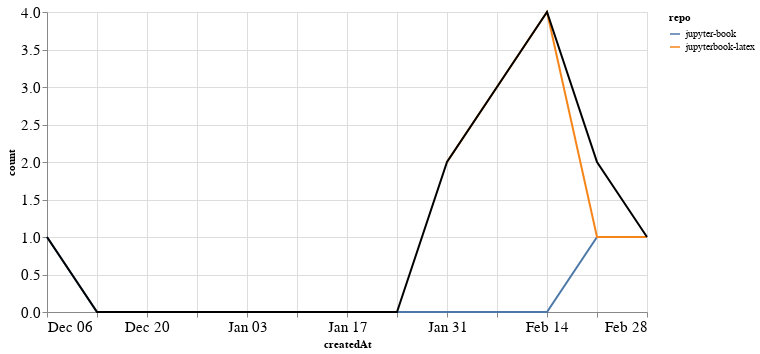

The notebook cell saved with this chart:
### Markdown cell above
### PRs

### Code cell
prs_time = prs.groupby('repo').resample('W', on='createdAt').count()['author'].reset_index()
prs_time = prs_time.rename(columns={'author': 'count'})
prs_time_total = prs_time.groupby('createdAt').agg({"count": "sum"}).reset_index()

ch1 = alt.Chart(prs_time, width=600).mark_line().encode(
    x='createdAt',
    y='count',
    color='repo',
    tooltip="repo"
)

ch2 = alt.Chart(prs_time_total, width=600).mark_line(color="black").encode(
    x='createdAt',
    y='count',
)

ch1 + ch2

### Figure 1 — Vega-Lite specification as saved in the notebook (floating-point values rounded to 4 significant figures)
{"config": {"axisLeft": {"labelFontSize": 15}, "axisBottom": {"labelFontSize": 15}}, "layer": [{"data": {"name": "data-e7f11b224d07b836de4c8c9bb6dccec2"}, "mark": "line", "encoding": {"color": {"type": "nominal", "field": "repo"}, "tooltip": {"type": "nominal", "field": "repo"}, "x": {"type": "temporal", "field": "createdAt"}, "y": {"type": "quantitative", "field": "count"}}, "width": 600}, {"data": {"name": "data-583220487129c44f5742854f49da6653"}, "mark": {"type": "line", "color": "black"}, "encoding": {"x": {"type": "temporal", "field": "createdAt"}, "y": {"type": "quantitative", "field": "count"}}, "width": 600}], "$schema": "https://vega.github.io/schema/vega-lite/v4.8.1.json", "datasets": {"data-e7f11b224d07b836de4c8c9bb6dccec2": [{"repo": "jupyter-book", "createdAt": "2020-12-06T00:00:00", "count": 1}, {"repo": "jupyter-book", "createdAt": "2020-12-13T00:00:00", "count": 0}, {"repo": "jupyter-book", "createdAt": "2020-12-20T00:00:00", "count": 0}, {"repo": "jupyter-book", "createdAt": "2020-12-27T00:00:00", "count": 0}, {"repo": "jupyter-book", "createdAt": "2021-01-03T00:00:00", "count": 0}, {"repo": "jupyter-book", "createdAt": "2021-01-10T00:00:00", "count": 0}, {"repo": "jupyter-book", "createdAt": "2021-01-17T00:00:00", "count": 0}, {"repo": "jupyter-book", "createdAt": "2021-01-24T00:00:00", "count": 0}, {"repo": "jupyter-book", "createdAt": "2021-01-31T00:00:00", "count": 0}, {"repo": "jupyter-book", "createdAt": "2021-02-07T00:00:00", "count": 0}, {"repo": "jupyter-book", "createdAt": "2021-02-14T00:00:00", "count": 0}, {"repo": "jupyter-book", "createdAt": "2021-02-21T00:00:00", "count": 1}, {"repo": "jupyterbook-latex", "createdAt": "2021-01-31T00:00:00", "count": 2}, {"repo": "jupyterbook-latex", "createdAt": "2021-02-07T00:00:00", "count": 3}, {"repo": "jupyterbook-latex", "createdAt": "2021-02-14T00:00:00", "count": 4}, {"repo": "jupyterbook-latex", "createdAt": "2021-02-21T00:00:00", "count": 1}, {"repo": "jupyterbook-latex", "createdAt": "2021-02-28T00:00:00", "count": 1}], "data-583220487129c44f5742854f49da6653": [{"createdAt": "2020-12-06T00:00:00", "count": 1}, {"createdAt": "2020-12-13T00:00:00", "count": 0}, {"createdAt": "2020-12-20T00:00:00", "count": 0}, {"createdAt": "2020-12-27T00:00:00", "count": 0}, {"createdAt": "2021-01-03T00:00:00", "count": 0}, {"createdAt": "2021-01-10T00:00:00", "count": 0}, {"createdAt": "2021-01-17T00:00:00", "count": 0}, {"createdAt": "2021-01-24T00:00:00", "count": 0}, {"createdAt": "2021-01-31T00:00:00", "count": 2}, {"createdAt": "2021-02-07T00:00:00", "count": 3}, {"createdAt": "2021-02-14T00:00:00", "count": 4}, {"createdAt": "2021-02-21T00:00:00", "count": 2}, {"createdAt": "2021-02-28T00:00:00", "count": 1}]}}
